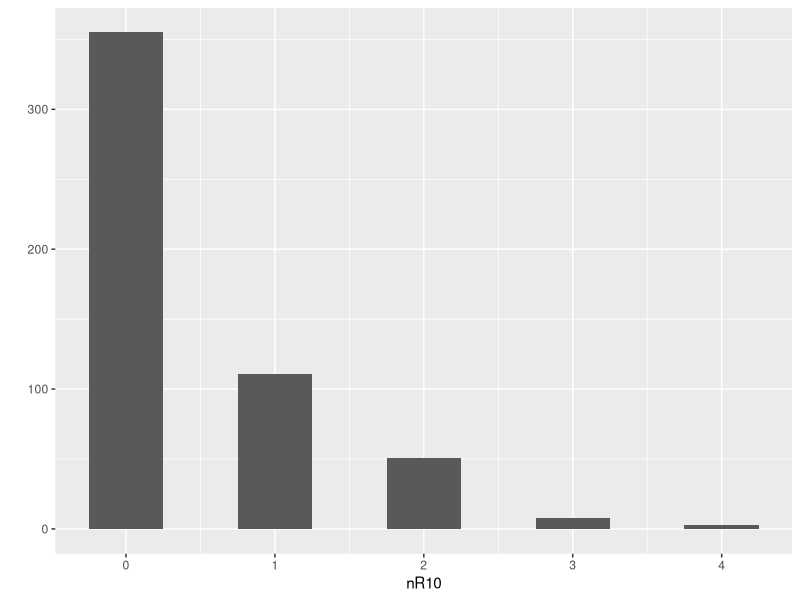
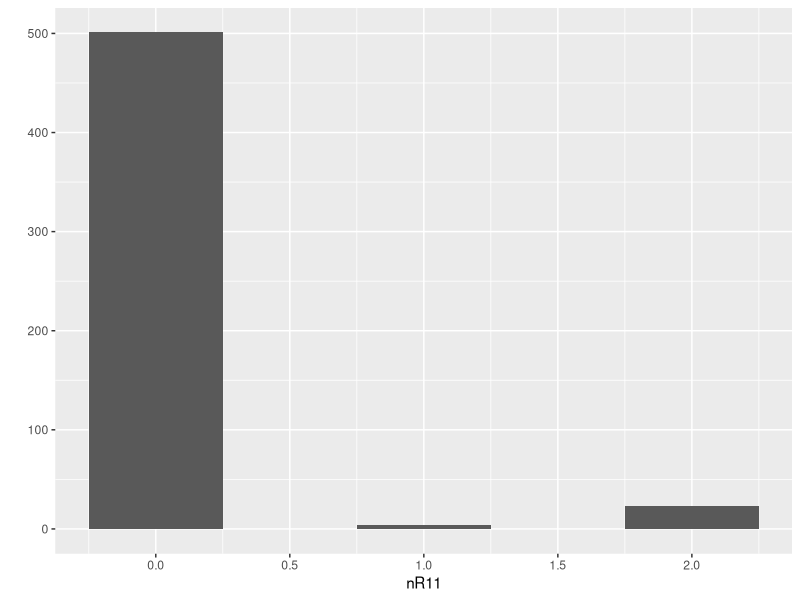

Generate these figures, in order, with R:
## ---- chunk 1
library(caret)
library(ggplot2)
## ---- chunk 2
ltfrDesign <- matrix(0, nrow=6, ncol=6)
ltfrDesign[,1] <- c(1, 1, 1, 1, 1, 1)
ltfrDesign[,2] <- c(1, 1, 1, 0, 0, 0)
ltfrDesign[,3] <- c(0, 0, 0, 1, 1, 1)
ltfrDesign[,4] <- c(1, 0, 0, 1, 0, 0)
ltfrDesign[,5] <- c(0, 1, 0, 0, 1, 0)
ltfrDesign[,6] <- c(0, 0, 1, 0, 0, 1)
ltfrDesign
## ---- chunk 3
comboInfo <- findLinearCombos(ltfrDesign)
comboInfo
ltfrDesign[, -comboInfo$remove]
## ---- chunk 4
data(mdrr)
## ---- chunk 5
library(ggplot2)
qplot(mdrrDescr$nR10,
      geom="histogram",
      bins = 5,
      binwidth = 0.5,
      xlab = "nR10")
## ---- chunk 6
qplot(mdrrDescr$nR11,
      geom="histogram",
      bins = 5,
      binwidth = 0.5,
      xlab = "nR11")
## ---- chunk 7
nzv <- nearZeroVar(mdrrDescr, saveMetrics = TRUE)
nzv[40:50,]
## ---- chunk 8
nzv_new <- nearZeroVar(mdrrDescr)
filteredDescr <- mdrrDescr[, -nzv_new]
dim(mdrrDescr)
dim(filteredDescr)
